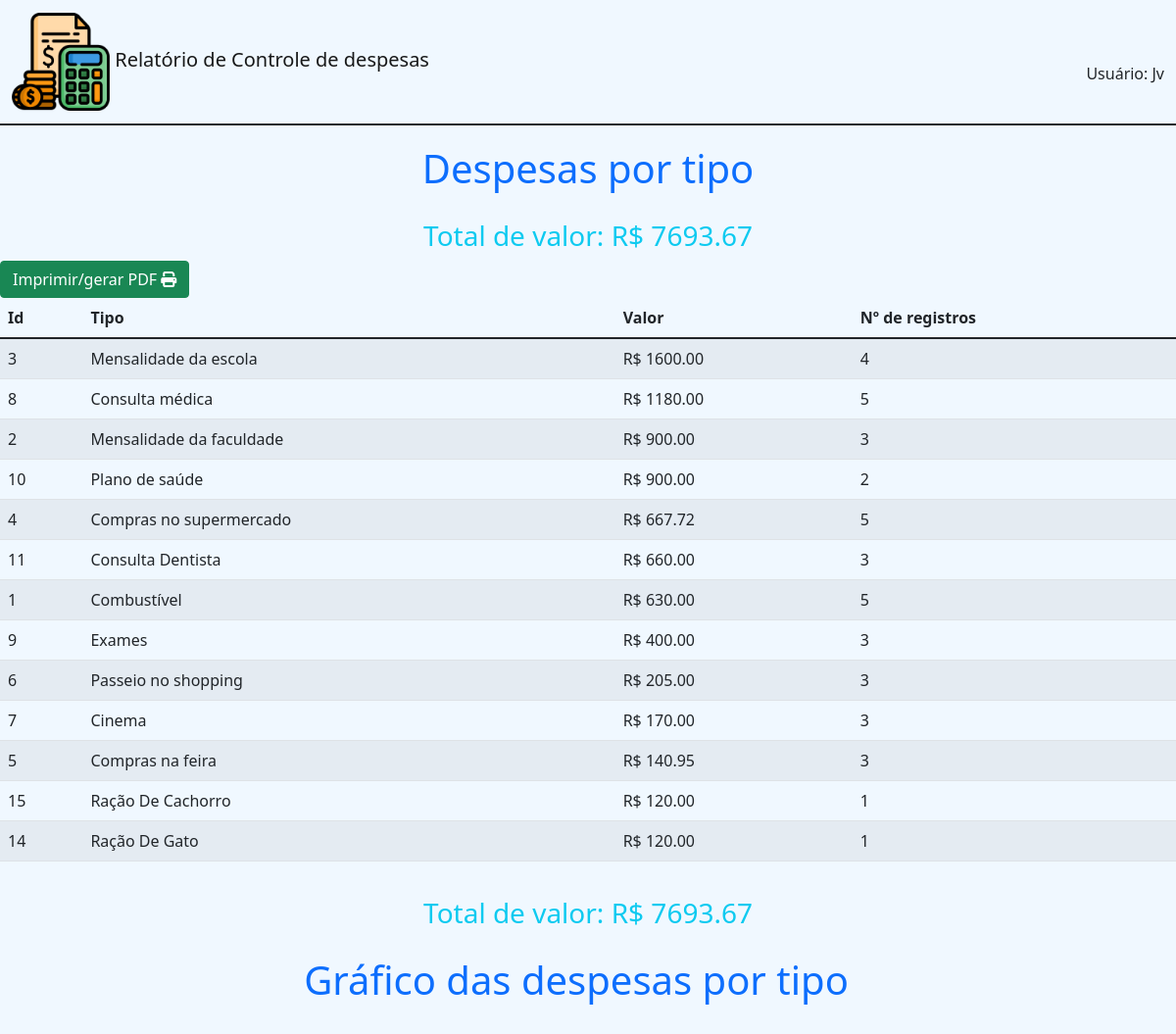
/relatorios/despesas_por_tipo_print/ (signed in), run on the app's committed database.
### cadastros/models.py (models this page shows, shortened)
class TipoDespesa(models.Model):
    tipo = models.CharField(max_length=80)
    padrao = models.BooleanField(default=False)
    usuario = models.ForeignKey(User, on_delete=models.CASCADE, blank=True, null=True)
    grupo = models.ForeignKey(GrupoDespesa, on_delete=models.CASCADE)
    ativo = models.BooleanField(default=True)
    class Meta:
        verbose_name = 'Tipo de despesa'
        verbose_name_plural = 'Tipos de despesa'

### despesas/models.py (models this page shows, shortened)
class Despesa(models.Model):
    despesa = models.TextField(blank=True, null=True)
    data = models.DateField()
    usuario = models.ForeignKey(User, on_delete=models.CASCADE)
    tipo = models.ForeignKey(TipoDespesa, on_delete=models.DO_NOTHING)
    fpag = models.ForeignKey(FormaPagamento, on_delete=models.DO_NOTHING)
    valor = models.DecimalField(max_digits=10, decimal_places=2)
    class Meta:
        verbose_name = 'Despesa'
        verbose_name_plural = 'Despesas'

### relatorios/views.py (the view)
# urls.py: path('despesas_por_tipo_print/', views.despesas_por_tipo_print, name='despesas_por_tipo_print'),
@login_required(login_url='login')
def despesas_por_tipo_print(request):
    user = request.user
    despesas = Despesa.objects.all().filter(
        usuario=user
    ).values('tipo__tipo', 'tipo').annotate(total=Sum('valor'), count=Count('tipo')).order_by('-total')
    if len(despesas) == 0:
        messages.add_message(request, messages.WARNING, 'Não existem registros para esse usuário')
        return redirect('home')
    for d in despesas:
        d['total'] = f'{d["total"]:.2f}'
    total = despesas.aggregate(Sum('total'))
    total = f"{total['total__sum']:.2f}"
    des = Despesa.objects.all().filter(
        usuario=user
    ).values('tipo__tipo', 'tipo').annotate(total=Sum('valor'), count=Count('tipo')).order_by('-total')
    for d in des:
        d['tot'] = round(d['total'])
    return render(request, 'print/despesas_por_tipo.html', {'despesas':despesas, 'des':des, 'total':total})

### relatorios/templates/print/despesas_por_tipo.html (shortened to what this page needs)
{% extends 'base_print.html'%}
{% block 'conteudo'%}
<h1 style="padding-top: 20px;" class="text-center text-primary">Despesas por tipo</h1>
<h3 style="padding-top: 20px;" class="text-center text-info">Total de valor: R$ {{total}}</h3>
<button class="btn btn-success no_print" onclick="window.print()">Imprimir/gerar PDF <i class="fa-solid fa-print"></i></button>
<div class="row">
  <div class="col-12">
    <table class="table table-striped table-hover">
      <thead>
        <tr>
          <th scope="col">Id</th>
          <th scope="col">Tipo</th>
          <th scope="col">Valor</th>
          <th scope="col">Nº de registros</th>
        </tr>
      </thead>
      <tbody>
        {% for c in despesas%}
        <tr>
            <td>{{c.tipo}}</td>
            <td>{{c.tipo__tipo}}</td>
            <td>R$ {{c.total}}</td>
            <td>{{c.count}}</td>
        </tr>
        {%endfor%}
      </tbody>
    </table>
</div>
<h3 style="padding-top: 20px;" class="text-center text-info">Total de valor: R$ {{total}}</h3>
<div class="row">
  <div class="col-12">
    <h1 style="padding-top: 20px;" class="text-center text-primary">Gráfico das despesas por tipo</h1>
    <div id="piechart_3d_print" style="width: 100%; height: 800px;"></div>
  </div>
</div>
</div>
{% endblock %}

### templates/base_print.html (shortened to what this page needs)
{% load static %}
<!DOCTYPE html>
<html lang="pt-br">
<head>
    <link href="https://cdn.jsdelivr.net/npm/bootstrap@5.1.3/dist/css/bootstrap.min.css" rel="stylesheet">
    <link rel="stylesheet" href="{% static 'css/estilo.css'%}">
    <link rel="stylesheet" href="{% static 'css/print.css'%}">
</head>
<body>
    <nav class="navbar navbar-light" style="border-bottom: 2px solid;">
        <div class="container-fluid">
          <a class="navbar-brand" href="">
            <img src="{% static 'img/icone_despesas.png'%}" width="100" height="100" class="d-inline-block align-text-middle">
            <span class="fs-sm-6 fs-md-1">Relatório de Controle de despesas</span>
          </a>
          {% if user.first_name != ''%}
          <span class="mt-4">Usuário: {{user.first_name}} {{user.last_name}}</span>
          {% else %}
          <span class="mt-4">Usuário: {{user}}</span>
          {% endif %}
        </div>
    </nav>
      <div>
       {% block 'conteudo'%}
       {% endblock %}
      </div>
</body>
</html>

### templates/static/css/estilo.css (style rules this page uses)
* { margin: 0; padding: 0; }
body { background-color: aliceblue; }

### data on the page
TipoDespesa: tipo "3", tipo__tipo "Mensalidade da escola", total "1600.00", count "4"
TipoDespesa: tipo "8", tipo__tipo "Consulta médica", total "1180.00", count "5"
TipoDespesa: tipo "2", tipo__tipo "Mensalidade da faculdade", total "900.00", count "3"
TipoDespesa: tipo "4", tipo__tipo "Compras no supermercado", total "667.72", count "5"
TipoDespesa: tipo "11", tipo__tipo "Consulta Dentista", total "660.00", count "3"
TipoDespesa: tipo "1", tipo__tipo "Combustível", total "630.00", count "5"
TipoDespesa: tipo "9", tipo__tipo "Exames", total "400.00", count "3"
TipoDespesa: tipo "6", tipo__tipo "Passeio no shopping", total "205.00", count "3"
TipoDespesa: tipo "7", tipo__tipo "Cinema", total "170.00", count "3"
TipoDespesa: tipo "5", tipo__tipo "Compras na feira", total "140.95", count "3"
Despesa: tipo "15", tipo__tipo "Ração De Cachorro", total "120.00", count "1"
Despesa: tipo "14", tipo__tipo "Ração De Gato", total "120.00", count "1"

### other printed values
{{ user }} "Jv"
{{ total }} "7693.67"
{{ c.tipo }} "10"
{{ c.tipo__tipo }} "Plano de saúde"
{{ c.total }} "900.00"
{{ c.count }} "2"
